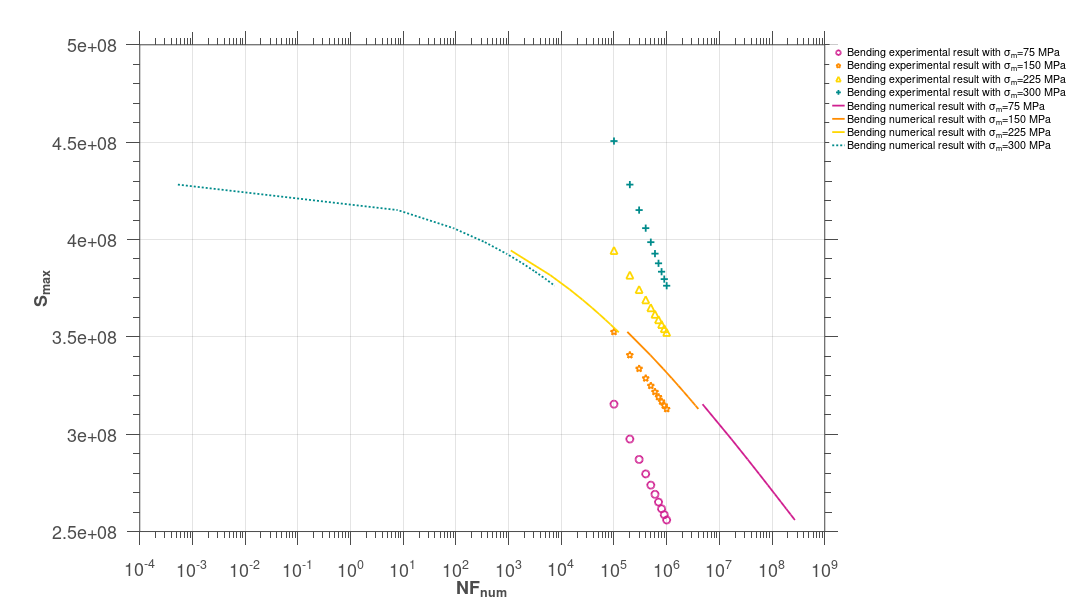

The MATLAB script that drew this image: (Note: this script raises an error after producing the figure.)
clc;
clear;
close all;
% steel 10HNAP data from Jabbado thesis
%-------------------------------------------------bending--------------------------------
y=1080e6;
k=800e6;
E=215e9;
nu=0.3;                     %poisson's ratio
a=0.1;
W0=2e9;
lam=3.7;
b=4.6;
fb=b;
m=1e6.*[75 150 225 300];%mean tension
marker=['o' 'p' '^' '+'];
linestyle=['-' '--' ':' '-.'];
color=[[208 32 144]/255; [255 140 0]/255; [255 215 0]/255; [0 139 139]/255];
%---------------a b correspond to high and low bounds of cyclic load, 1 2
%correspond to  different parameters comparison------------------
NF=[1.00E+05 2.00E+05 3.00E+05 4.00E+05 5.00E+05 6.00E+05  7.00E+05 8.00E+05 9.00E+05 1.00E+06] ;
stressben=1e6.*[311.30 289.36 276.53 267.43 260.37 254.60 249.72 245.49 241.77 238.43;...
281.77 267.18 258.64 252.58 247.89 244.05 240.80 237.99 235.51 233.29; ...
257.98 242.47 233.40 226.96 221.97 217.89 214.44 211.46 208.82 206.47;...
251.82 224.42 208.40 197.03 188.21 181.00 174.91 169.63 164.97 160.81];%to get Smaxben
n=1;
i=1;
for i=1:4;
for n=1:length(stressben)
hydro=1/3*sum(stressben(i,n)+m(i) +0+0);
dev1=[stressben(i,n)+m(i) 0 0 ;0 0 0 ;0 0 0 ]-hydro*eye(3);
Smaxben(i,n)=norm(dev1,'fro');
%--------to get average smin--------
hydromax=1/3.*(stressben(i,n)+m(i));
yieldmin=y-lam.*hydromax;
sminmin=yieldmin.*Smaxben(i,n).^-1;

hydromin=1/3.*(-stressben(i,n)+m(i));
yieldmax=y-lam.*hydromin;
sminmax=yieldmax.*Smaxben(i,n).^-1;

yieldm=(yieldmin+yieldmax)/2;
alphamax=(1-a.*(sminmax-1).^-fb);
alphamin=(1-a.*(sminmin-1).^-fb);
alpm_ben(i,n)=(alphamax+alphamin)/2;
%--------use average smin to get NF--------
NFben_num(i,n)=(1-alpm_ben(i,n)).^-1*W0*E*(E+k*nu)*b*(b+1)*((4*(E-k)*(1+nu)*(b-1)))^-1.*yieldm.^(b-1).*Smaxben(i,n).^(-b-1);
n=n+1;
end
figure(1);
hold on;
ben_exp(i)=semilogx(NF,Smaxben(i,:),marker(i),'MarkerSize',12,'LineWidth', 3,'MarkerEdgeColor',color(i,:), 'MarkerFaceColor','none');
NFben_num(i,:)=(1-alpm_ben(i,:)).^-1*W0*E*(E+k*nu)*b*(b+1)*((4*(E-k)*(1+nu)*(b-1)))^-1.*yieldm.^(b-1).*Smaxben(i,:).^(-b-1);
ben_num(i)=semilogx(NFben_num(i,:),Smaxben(i,:),linestyle(i),'color',color(i,:),'LineWidth', 3);
figure(2);
err_ben_m(i) = loglog(NF,NFben_num(i,:),marker(i),'MarkerSize',12,'LineWidth', 3,'MarkerEdgeColor',color(i,:), 'MarkerFaceColor','none');
hold on;
i=i+1;
end
%% 

figure(1);
set(gca ,'FontSize',30);
hXLabel = xlabel('NF_{num}','Fontsize',30, 'FontWeight' , 'bold');
hYLabel = ylabel('S_{max}','Fontsize',30, 'FontWeight' , 'bold');
hLegend=legend([ben_exp(1),ben_exp(2),ben_exp(3),ben_exp(4),ben_num(1),ben_num(2),ben_num(3),ben_num(4)],...
    'Bending experimental result with \sigma_m=75 MPa','Bending experimental result with \sigma_m=150 MPa',...
    'Bending experimental result with \sigma_m=225 MPa','Bending experimental result with \sigma_m=300 MPa',...
    'Bending numerical result with \sigma_m=75 MPa','Bending numerical result with \sigma_m=150 MPa',...
    'Bending numerical result with \sigma_m=225 MPa','Bending numerical result with \sigma_m=300 MPa',...
'location','bestoutside');
set(hLegend, 'FontSize', 18);
set(hLegend,'Box','on');
set(hLegend,'EdgeColor',[1 1 1]); %set the edge colour of the legend to white 
% Adjust font
set(gca, 'FontName', 'Helvetica')
% Adjust axes properties
set(gca, 'Box', 'on', 'TickDir', 'out', 'TickLength', [.02 .02], ...
    'XMinorTick', 'on', 'YMinorTick', 'on', 'YGrid', 'on', 'XGrid', 'on',...
    'XColor', [.3 .3 .3], 'YColor', [.3 .3 .3], ...
    'LineWidth', 1)
set(gcf,'color','w'); %set figure background transparent
set(gca,'color','w'); %set axis transparent
% Maximize print figure
set(gcf,'outerposition',get(0,'screensize'));
set(gcf, 'PaperPositionMode', 'manual');
set(gcf, 'PaperUnits', 'points'); %[ {inches} | centimeters | normalized | points ]
set(gcf, 'PaperPosition', [0 0 1800 1000]); %set(gcf,'PaperPosition',[left,bottom,width,height])

%% 
figure(2);
set(gca ,'FontSize',30);
hXLabel = xlabel('NF_{exp}','Fontsize',30, 'FontWeight' , 'bold');
hYLabel = ylabel('NF_{num}','Fontsize',30, 'FontWeight' , 'bold');
x=1e4:1e5:1e8;
y0=x;
hold on;
py0=loglog(x,y0,'k','LineWidth',3);
y1=2.*x;
y2=0.5.*x;
py1=loglog(x,y1, '--k','LineWidth',3);
py2=loglog(x,y2, '--k','LineWidth',3);
axis equal;
axis([1e4 1e7 1e4 1e7]);
set(gca,'xtick',[1e4 1e5 1e6 1e7]); 
set(gca,'ytick',[1e4 1e5 1e6 1e7]); 
hLegend=legend([err_ben_m(1),err_ben_m(2),err_ben_m(3),err_ben_m(4),],...
    'Bending test with mean stress \sigma_m=75 MPa on 10HNAP','Bending test with mean stress \sigma_m=150 MPa on 10HNAP',...
'Bending test with mean stress \sigma_m=225 MPa on 10HNAP','Bending test with mean stress \sigma_m=300 MPa on 10HNAP',...
'location','bestoutside');
set(hLegend, 'FontSize', 18);
set(hLegend,'Box','on');
set(hLegend,'EdgeColor',[1 1 1]); %set the edge colour of the legend to white 
% Adjust font
set(gca, 'FontName', 'Helvetica')
% Adjust axes properties
set(gca, 'Box', 'on', 'TickDir', 'out', 'TickLength', [.02 .02], ...
    'XMinorTick', 'on', 'YMinorTick', 'on', 'YGrid', 'on', 'XGrid', 'on',...
    'XColor', [.3 .3 .3], 'YColor', [.3 .3 .3], ...
    'LineWidth', 1)
set(gcf,'color','w'); %set figure background transparent
set(gca,'color','w'); %set axis transparent
% Maximize print figure
set(gcf,'outerposition',get(0,'screensize'));
set(gcf, 'PaperPositionMode', 'manual');
set(gcf, 'PaperUnits', 'points'); %[ {inches} | centimeters | normalized | points ]
set(gcf, 'PaperPosition', [0 0 1800 1000]); %set(gcf,'PaperPosition',[left,bottom,width,height])
% figure(1);
% saveas(gcf,'F:\Git\Anew\figures\b1D_m_10HNAP_sn.png');
% figure(2);
% saveas(gcf,'F:\Git\Anew\figures\b1D_m_10HNAP_err1.png');

sp=actxserver('SAPI.SpVoice');
sp.Speak('done done done');
% figure(2);
% plot(alpm_ben,'b')
% hold on 
% plot(Smaxben,'b')

